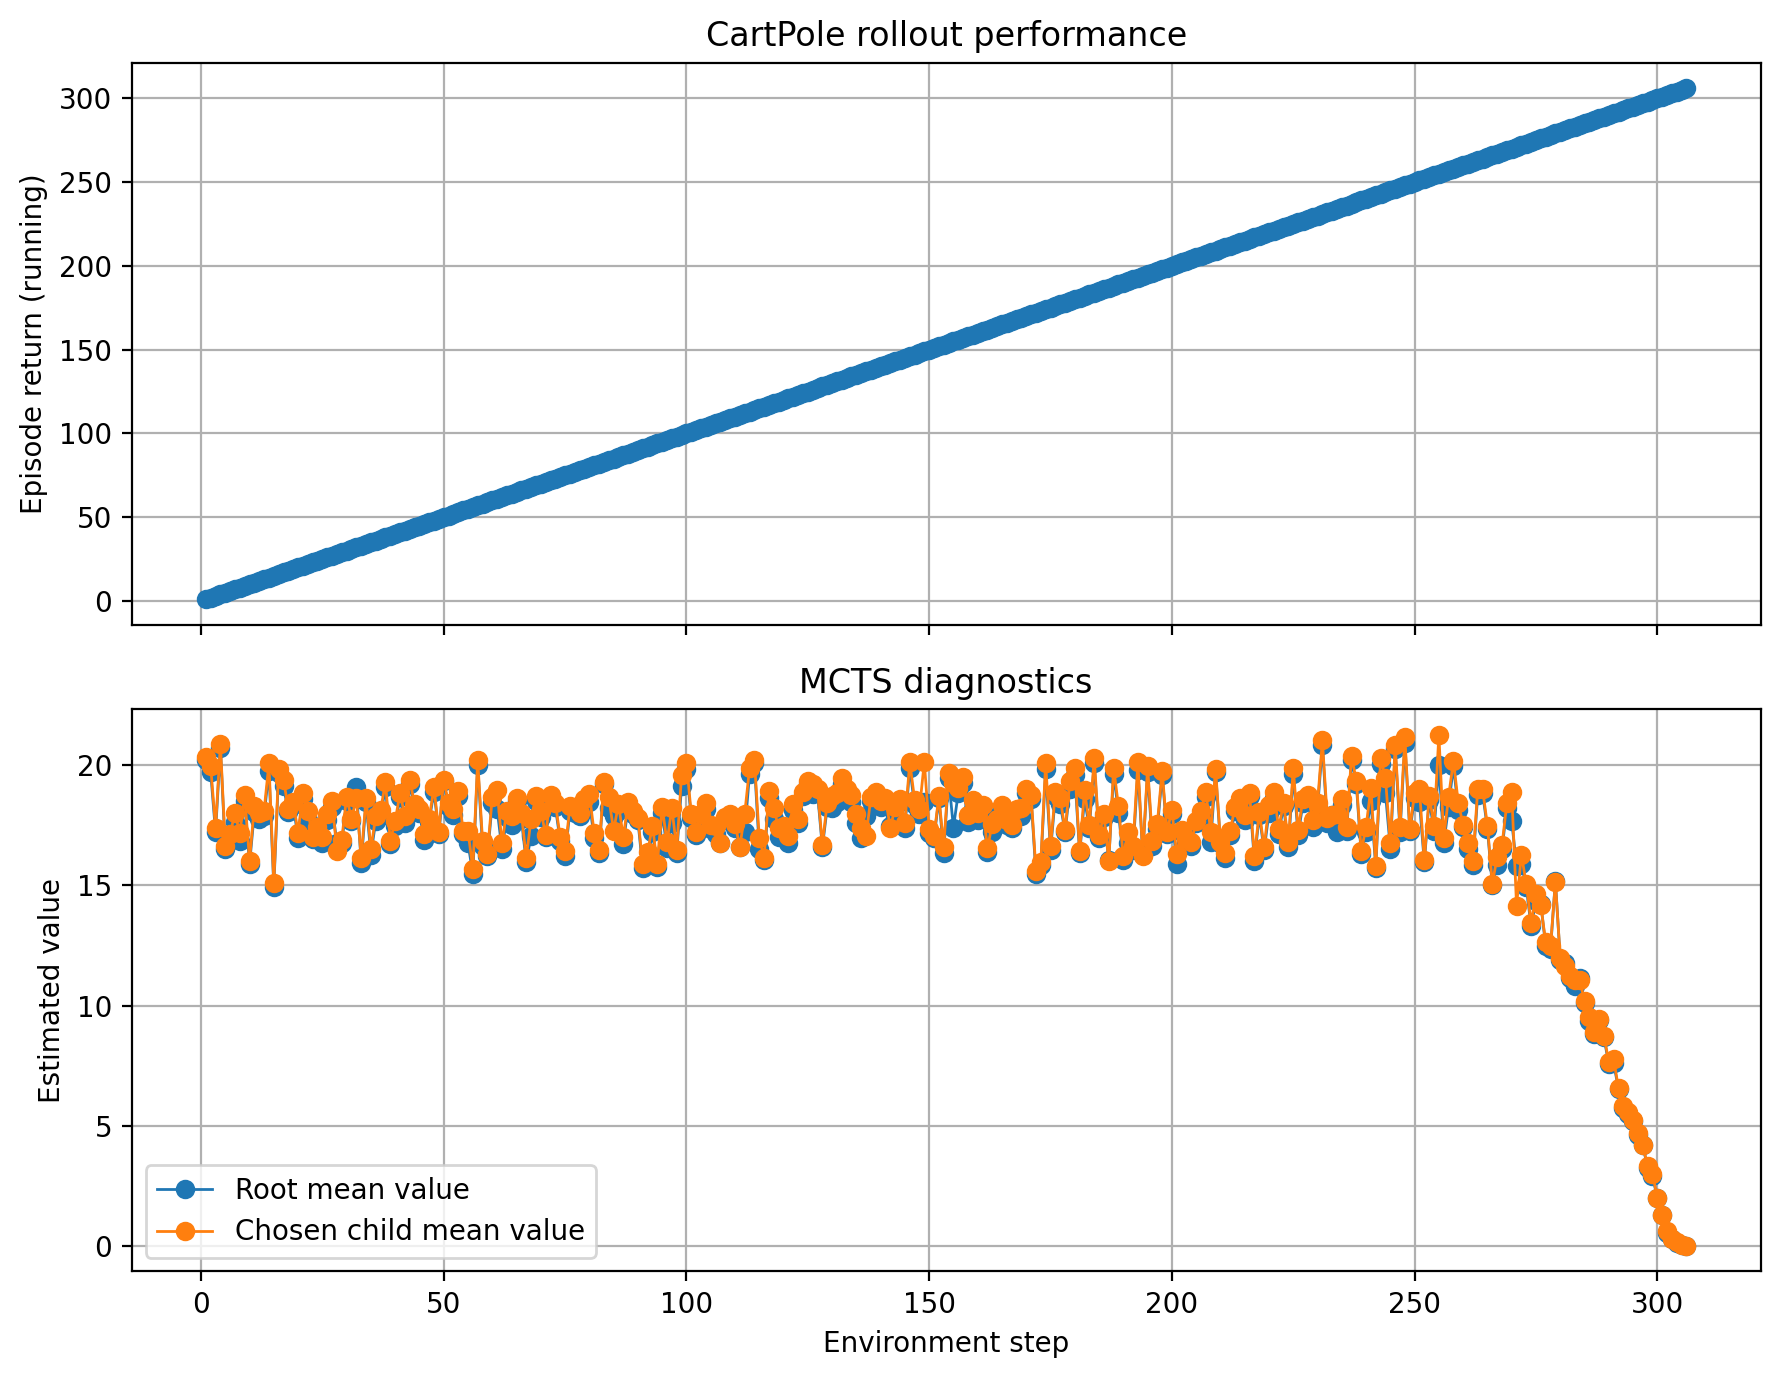

Write the Python code that produced this figure.
#!/usr/bin/env python3
# plot.py  (call: python plot.py logfile)
import argparse
import re
from pathlib import Path

import numpy as np
import matplotlib.pyplot as plt


STEP_RE = re.compile(
    r"\[\d+\]:\s+reward=([-0-9.]+),\s+ep_return=([-0-9.]+),\s+root_visits=(\d+),\s+root_mean=([-0-9.]+),\s+best_q=([-0-9.]+)"
)

EP_END_RE = re.compile(r"\[episode_end\]:\s+ep_return=([-0-9.]+),\s+ep_len=(\d+)")


def parse(text: str):
    rewards, ep_returns, root_visits, root_mean, best_q = [], [], [], [], []
    for m in STEP_RE.finditer(text):
        rewards.append(float(m.group(1)))
        ep_returns.append(float(m.group(2)))
        root_visits.append(int(m.group(3)))
        root_mean.append(float(m.group(4)))
        best_q.append(float(m.group(5)))

    if not rewards:
        raise ValueError("No step lines matched. Check the log format / regex.")

    steps = np.arange(1, len(rewards) + 1, dtype=int)
    return (
        steps,
        np.array(rewards, float),
        np.array(ep_returns, float),
        np.array(root_visits, float),
        np.array(root_mean, float),
        np.array(best_q, float),
    )


def main():
    ap = argparse.ArgumentParser(description="Plot MCTS CartPole rollout diagnostics from stdout log.")
    ap.add_argument("logfile", type=Path)
    args = ap.parse_args()

    text = args.logfile.read_text(encoding="utf-8", errors="replace")
    steps, rewards, ep_returns, root_visits, root_mean, best_q = parse(text)

    fig, axes = plt.subplots(2, 1, figsize=(9, 7), sharex=True)

    axes[0].plot(steps, ep_returns, marker="o", linewidth=1)
    axes[0].set_ylabel("Episode return (running)")
    axes[0].set_title("CartPole rollout performance")
    axes[0].grid(True)

    axes[1].plot(steps, root_mean, marker="o", linewidth=1)
    axes[1].plot(steps, best_q, marker="o", linewidth=1)
    axes[1].set_xlabel("Environment step")
    axes[1].set_ylabel("Estimated value")
    axes[1].set_title("MCTS diagnostics")
    axes[1].legend(["Root mean value", "Chosen child mean value"])
    axes[1].grid(True)

    fig.tight_layout()

    fig.savefig("plot.png", dpi=200, bbox_inches="tight")


if __name__ == "__main__":
    main()
